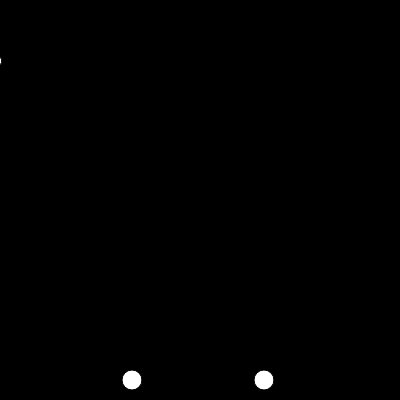
Frame 1 (no input)
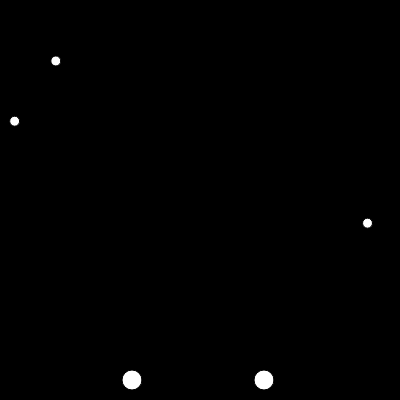
Frame 60 (no input)
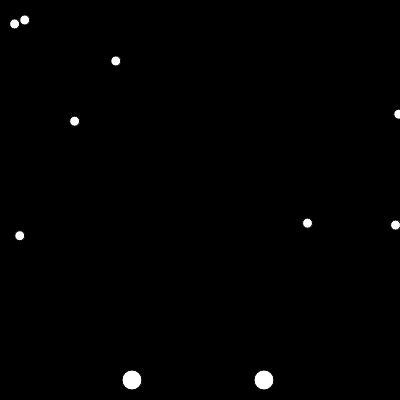
Frame 120 (the mouse pressed at the canvas centre since frame 60)

The p5.js sketch that drew these frames (run headless with seeded random() and noise() and a simulated clock; from frame 60 on, the mouse is pressed at the canvas centre):

// p5.js sketch
// ── sketch.js
let leftShip;
let rightShip; 
let allDebris = [];


const NUM_DEBRIS = 30;

function setup() {
  createCanvas(400, 400);
  leftShip = new Ship(width * 0.33);
  rightShip = new Ship(width * 0.66);
  
  // create the debris objects
  for (let i = 0; i < NUM_DEBRIS; i++) {
  	allDebris.push(new Debris());
  }
}

function draw() {
  background(0);
  
  leftShip.update();
  rightShip.update();
  
  leftShip.display();
  rightShip.display();
  
  updateDebrisAndCheckCollisions();
  
}


function updateDebrisAndCheckCollisions() {
  for (let i = 0; i < allDebris.length; i++) {
    allDebris[i].update();
  	allDebris[i].display();
    
    if (allDebris[i].hasHitShip(leftShip)) {
    	leftShip.respawn();
    } else if (allDebris[i].hasHitShip(rightShip)) {
    	rightShip.respawn();
    }
  }
}


function keyPressed() {
	if (keyCode == UP_ARROW) {
  	rightShip.isUp = true;
    rightShip.isDown = false;
  } else if (keyCode == DOWN_ARROW) {
  	rightShip.isDown = true;
    rightShip.isUp = false;
  }
  
  
  if (keyCode == 87) {
  	// keycode is 'w'
    leftShip.isUp = true;
    leftShip.isDown = false;
  } else if (keyCode == 83) {
  	// keycode is 's'
    leftShip.isDown = true;
    leftShip.isUp = false;
  }
}


function keyReleased() {
	if (keyCode == UP_ARROW) {
  	rightShip.isUp = false;
  } else if (keyCode == DOWN_ARROW) {
  	rightShip.isDown = false;
  }
  
  if (keyCode == 87) {
    leftShip.isUp = false;
  } else if (keyCode == 83) {
    leftShip.isDown = false;
  }
}
// ── debris.js
class Debris {

  
    constructor() {
      this.r = 5;
      this.resetDebris();
    }
    
    resetDebris() {
        
      this.y = random(height - 70);
      
      let spawnLeftSide = random(1) < 0.5;
      
      if (spawnLeftSide) {
          this.x = random(-width, 0);	
          this.isGoingLeft = false;
      } else {
          this.x = random(width, width * 2);
        this.isGoingLeft = true;
      }
      
      
    }
    
    update() {
        if (this.isGoingLeft) {
          this.x --;
      } else {
          this.x ++;
      }
      
      if (this.isOffScreen()) {
          this.resetDebris();
      }
    }
    
    
    isOffScreen() {
      if (this.isGoingLeft && this.x < -5) {
          return true;
      } else if(!this.isGoingLeft && this.x > width + 5) {
          return true;
      }
      return false;
    }
    
    display() {
        ellipse(this.x, this.y, this.r * 2, this.r * 2);
    }
    
    hasHitShip(ship) {
        if (dist(this.x, this.y, ship.x, ship.y) < this.r + ship.r) {
          return true;
      }
      return false
    }
  
  }
  
// ── ship.js
class Ship {

    constructor(x) {
      this.x = x;
      this.score = 0;
      this.respawn();
      this.r = 10;
    }
  
    respawn() {
      this.y = height - 20;
      this.isUp = false
      this.isDown = false;
    }
   
    update() {
      if (this.isUp && this.y > 0) {
        this.up();
      } else if (this.isDown && this.y < height - 20) {
        this.down();
      }
      
      if (this.hasPlayerScoredAPoint()) {
        this.score ++;
        this.respawn();
      }
    }
    
    display() {
      ellipse(this.x, this.y, this.r * 2, this.r * 2);
    }
    
    
    up() {
      this.y--;
    }
    
    down() {
     this.y++;
    }
    
    hasPlayerScoredAPoint() {
      if (this.y <= 0) {
        return true;
      }
      return false;
    }
  }
